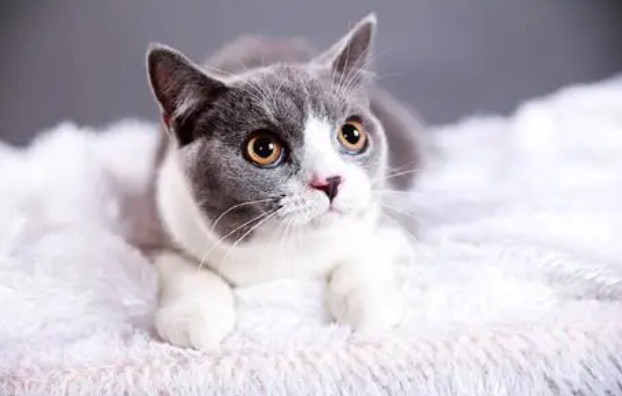
#> input picture 0.picture/cat.jpg, 622 x 396 px, found by its file name
$ python project2.py
#> lines starting #> are read from the running program, lines starting #| are printed output that depends on the picture; after the words box and inside, x2 and y2 are one past the last pixel; in counts of white or black regions, pixels touching at a corner belong together
import cv2 as cv
import numpy as np
import matplotlib.pyplot as plt
import time

def CvImshow(a , b):
    cv.imshow(a,b)
    cv.waitKey(0)
    cv.destroyAllWindows()

kernel = np.ones((3,3),np.uint8)
ImgCat = cv.imread('0.picture\cat.jpg')
#> ImgCat is the input picture: shape (396, 622, 3); mean B, G, R 193.9, 185.6, 190.7
ImgCat = cv.medianBlur(ImgCat,3)
ImgCat = cv.cvtColor(ImgCat,cv.COLOR_BGR2GRAY)
#> ImgCat: shape (396, 622)
rat, ImgCat = cv.threshold(ImgCat,140,255,cv.THRESH_BINARY)
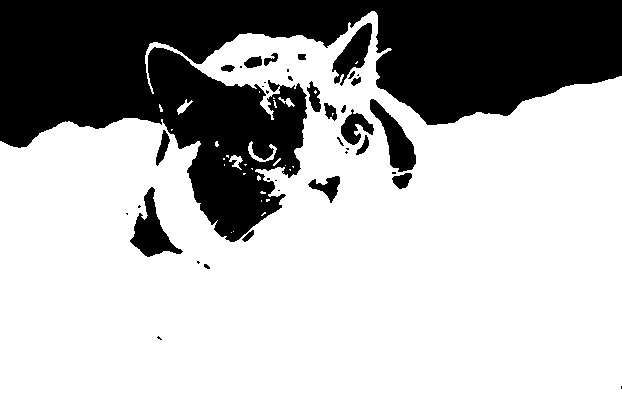
#> ImgCat: shape (396, 622); 69% white; 39 black regions (18 under 20 px), largest, box (x1, y1, x2, y2) and area: (0, 0, 622, 242) 69908, (130, 187, 183, 257) 1466, (370, 99, 416, 172) 1369
ImgCat = cv.dilate(ImgCat , kernel , iterations =2)
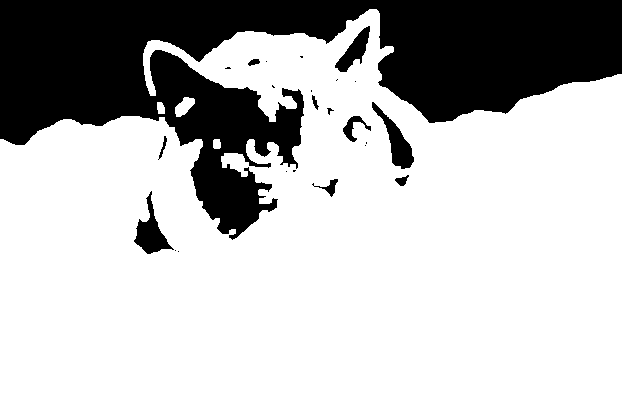
#> ImgCat: shape (396, 622); 72.7% white; 24 black regions (13 under 20 px), largest, box (x1, y1, x2, y2) and area: (0, 0, 622, 240) 64146, (134, 191, 174, 254) 934, (372, 102, 414, 169) 908
ImgCat = cv.erode(ImgCat , kernel , iterations=2)
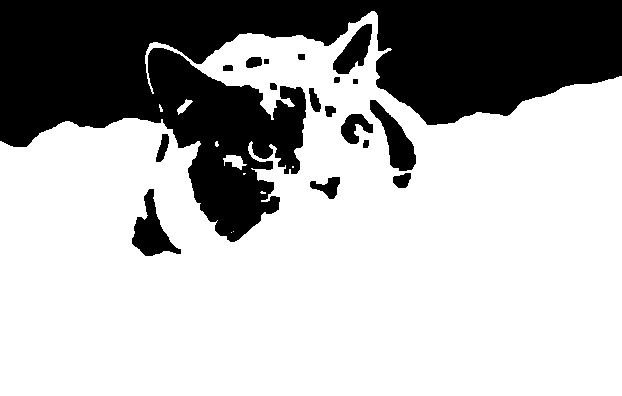
#> ImgCat: shape (396, 622); 69.5% white; 18 black regions, largest, box (x1, y1, x2, y2) and area: (0, 0, 622, 242) 69242, (132, 189, 181, 256) 1432, (370, 100, 416, 171) 1360
ImgCat = cv.GaussianBlur(ImgCat,(3,3),1)
# CvImshow('cat',ImgCat)


#> (the run stopped early here; a loop or call above may not have finished)

$ run again, with 0.picture/dog.jpg copied over 0.picture/cat.jpg
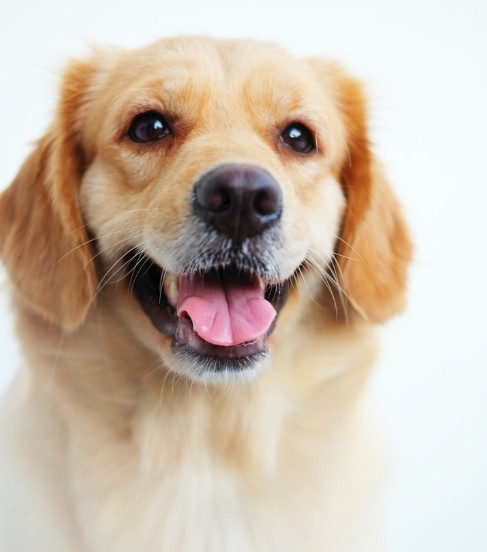
#> input picture 0.picture/dog.jpg, 487 x 552 px, found by its file name
#> ImgCat is the input picture: shape (552, 487, 3); mean B, G, R 173.4, 189.1, 204.4
#> `rat, ImgCat = cv.threshold(ImgCat,140,255,cv.THRESH_BINARY)`:
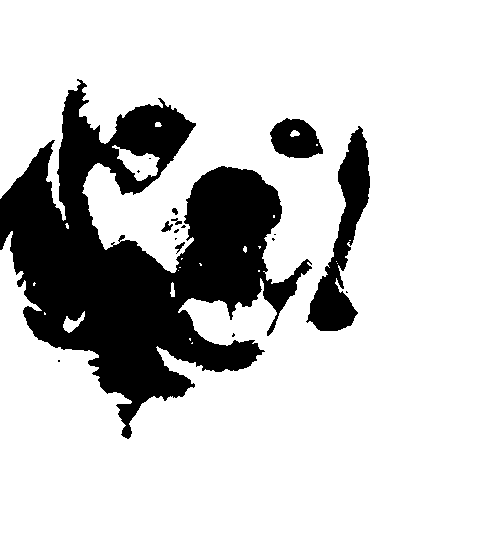
#> ImgCat: shape (552, 487); 80% white; 17 black regions (10 under 20 px), largest, box (x1, y1, x2, y2) and area: (0, 79, 312, 439) 47247, (306, 126, 370, 331) 4806, (270, 118, 323, 158) 1505
#> `ImgCat = cv.erode(ImgCat , kernel , iterations=2)`:
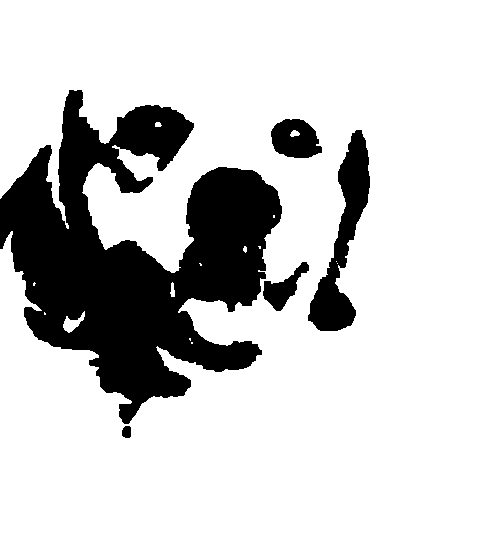
#> ImgCat: shape (552, 487); 80.4% white; 5 black regions, box (x1, y1, x2, y2) and area: (0, 90, 282, 424) 45436, (308, 130, 370, 331) 4670, (271, 119, 322, 158) 1482, (263, 262, 309, 311) 897, (122, 426, 131, 438) 95
